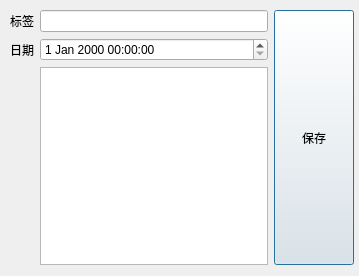
<?xml version="1.0" encoding="UTF-8"?>
<ui version="4.0">
 <class>AddTag</class>
 <widget class="QDialog" name="AddTag">
  <property name="geometry">
   <rect>
    <x>0</x>
    <y>0</y>
    <width>359</width>
    <height>276</height>
   </rect>
  </property>
  <property name="windowTitle">
   <string>新增备忘文件</string>
  </property>
  <property name="windowIcon">
   <iconset resource="../../resources/res.qrc">
    <normaloff>:/usedimage/tag.svg</normaloff>:/usedimage/tag.svg</iconset>
  </property>
  <widget class="QWidget" name="layoutWidget">
   <property name="geometry">
    <rect>
     <x>10</x>
     <y>10</y>
     <width>344</width>
     <height>255</height>
    </rect>
   </property>
   <layout class="QHBoxLayout" name="horizontalLayout_2" stretch="0,0">
    <item>
     <layout class="QGridLayout" name="gridLayout">
      <item row="0" column="0">
       <widget class="QLabel" name="label_1">
        <property name="text">
         <string>标签</string>
        </property>
        <property name="alignment">
         <set>Qt::AlignmentFlag::AlignCenter</set>
        </property>
       </widget>
      </item>
      <item row="2" column="0">
       <widget class="QLabel" name="label_3">
        <property name="text">
         <string/>
        </property>
        <property name="pixmap">
         <pixmap resource="../../resources/res.qrc">:/usedimage/edittag.svg</pixmap>
        </property>
        <property name="alignment">
         <set>Qt::AlignmentFlag::AlignCenter</set>
        </property>
       </widget>
      </item>
      <item row="1" column="1">
       <widget class="QDateTimeEdit" name="dateTimeEdit"/>
      </item>
      <item row="2" column="1">
       <widget class="QTextEdit" name="annotationTextEdit">
        <property name="sizePolicy">
         <sizepolicy hsizetype="Preferred" vsizetype="Preferred">
          <horstretch>0</horstretch>
          <verstretch>0</verstretch>
         </sizepolicy>
        </property>
       </widget>
      </item>
      <item row="1" column="0">
       <widget class="QLabel" name="label_2">
        <property name="text">
         <string>日期</string>
        </property>
        <property name="alignment">
         <set>Qt::AlignmentFlag::AlignCenter</set>
        </property>
       </widget>
      </item>
      <item row="0" column="1">
       <widget class="QLineEdit" name="tagsLineEdit"/>
      </item>
     </layout>
    </item>
    <item>
     <widget class="QPushButton" name="saveButton">
      <property name="sizePolicy">
       <sizepolicy hsizetype="Minimum" vsizetype="Preferred">
        <horstretch>0</horstretch>
        <verstretch>0</verstretch>
       </sizepolicy>
      </property>
      <property name="styleSheet">
       <string notr="true"> /*

QPushButton {
    color: #7598db;  
    background-color: #e0e0e0;  
    border: 1px solid #ccc; 
    border-radius: 5px;
    padding: 5px 10px;
}
*/
</string>
      </property>
      <property name="text">
       <string>保存</string>
      </property>
     </widget>
    </item>
   </layout>
  </widget>
 </widget>
 <tabstops>
  <tabstop>tagsLineEdit</tabstop>
  <tabstop>dateTimeEdit</tabstop>
  <tabstop>annotationTextEdit</tabstop>
  <tabstop>saveButton</tabstop>
 </tabstops>
 <resources>
  <include location="../../resources/res.qrc"/>
 </resources>
 <connections/>
</ui>
